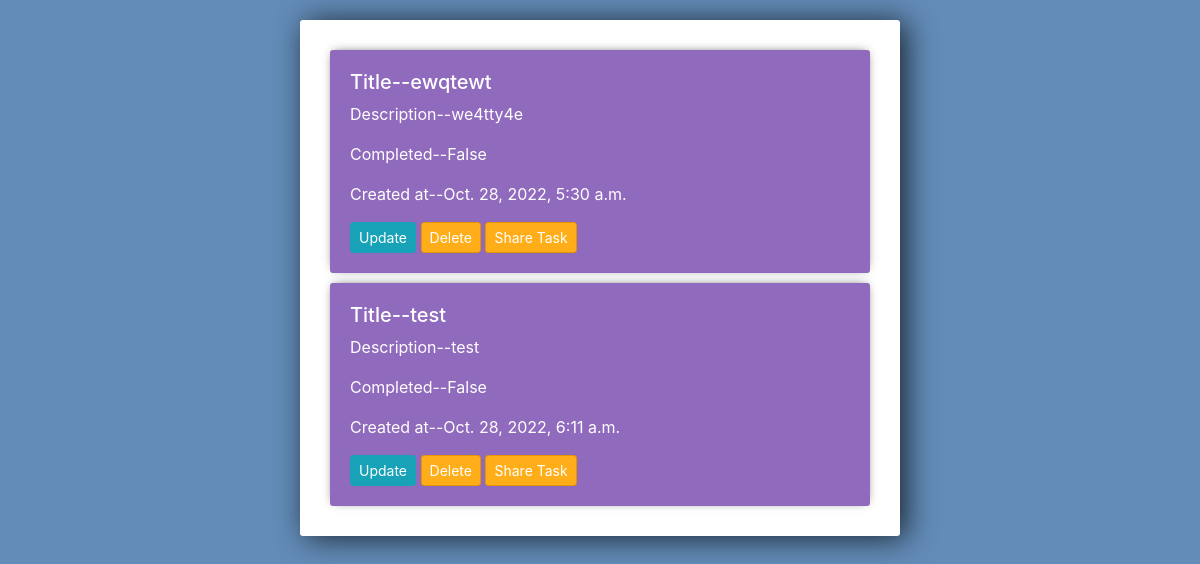
/all_task (signed in), run on an earlier commit of the app's database.
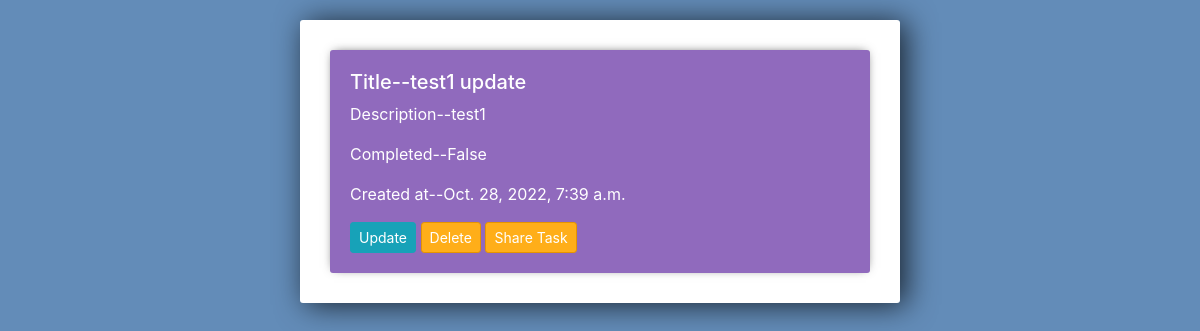
And on a later commit of the database.
### todoapp/models.py (models this page shows)
class Tasks(models.Model):
    task_user = models.ForeignKey(User,on_delete=models.CASCADE)
    title = models.CharField(max_length=100)
    description = models.CharField(max_length=500)
    is_completd = models.BooleanField(default=False)
    created_at = models.DateTimeField(auto_now_add=True)
    updated_at = models.DateTimeField(auto_now_add=True)
    def __str__(self):
        return self.title

### todoapp/views.py (the view)
# urls.py: path('all_task',views.task_list),
def task_list(request):
    print(request.user)
    tasks = Tasks.objects.filter(task_user=request.user.id)
    print(tasks)
    return render(request,'todoapp/tasks.html',{"tasks":tasks})

### todoapp/models.py (called while the page is built)
  def __str__(self):
      return self.email

### todoapp/templates/todoapp/tasks.html (shortened to what this page needs)
<link rel="stylesheet" href="https://stackpath.bootstrapcdn.com/bootstrap/4.3.1/css/bootstrap.min.css">
<div class="center-column">
	<div class="todo-list">
	{% for task in tasks %}
    <div class="item-row">
            <h5>Title--{{task.title}}</h5>
            <p>Description--{{task.description}}</p>
            <p<b>Completed--</b>{{task.is_completd}}</p>
            <p>Created at--{{task.created_at}}</p>
      <a class="btn btn-sm btn-info" href="{% url 'task-update' task.id %}">Update</a>
      <a class="btn btn-sm btn-danger" href="{% url 'task-delete' task.id %}">Delete</a>
      <a class="btn btn-sm btn-danger" href="{% url 'share-task' task.id %}">Share Task</a>
    </div>
	{% endfor %}
	</div>
</div>

### todoapp/templates/todoapp/tasks.html (style rules this page uses)
.center-column { width:600px; margin: 20px auto; padding:20px; background-color: #fff; border-radius: 3px; box-shadow: 6px 2px 30px 0px rgba(0,0,0,0.75); }
.item-row { background-color: #906abd; margin: 10px; padding: 20px; border-radius: 3px; color: #fff; font-size: 16px; box-shadow: 0px -1px 10px -4px rgba(0,0,0,0.75); }
.btn-danger { background-color: #ffae19; border-color: #e59400; }

What changed in the data, as far as the page shows it:
removed Tasks: title "ewqtewt", description "we4tty4e", is_completd "False", created_at "Oct. 28, 2022, 5:30 a.m."
removed Tasks: title "test", description "test", is_completd "False", created_at "Oct. 28, 2022, 6:11 a.m."
added Tasks: title "test1 update", description "test1", is_completd "False", created_at "Oct. 28, 2022, 7:39 a.m."
